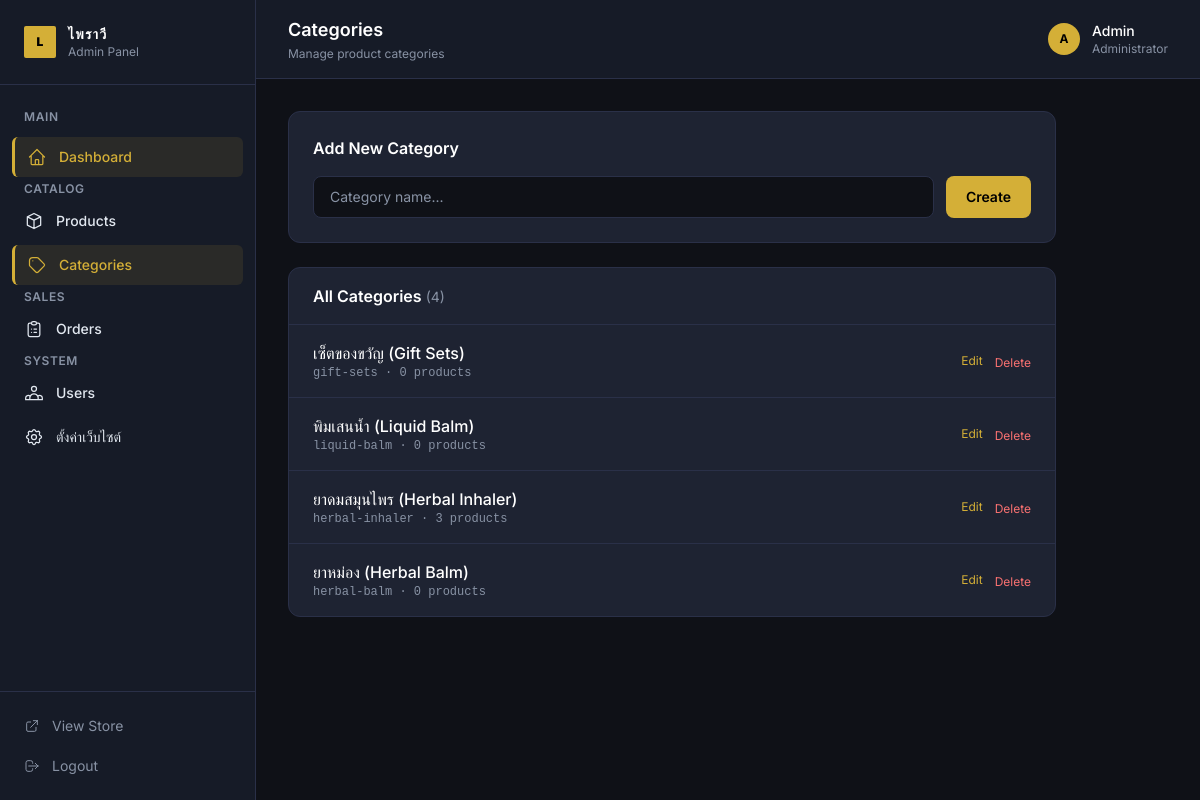
The app's page /admin/categories (signed in) with its own data.
### tables this page shows
CREATE TABLE IF NOT EXISTS categories (
    id INT AUTO_INCREMENT PRIMARY KEY,
    name VARCHAR(255) NOT NULL,
    slug VARCHAR(255) UNIQUE NOT NULL
);

### src/config/database.php (called while the page is built, shortened)
<?php
class Database {
    private static $instance = null;
    private $conn;
    private function __construct() {
        $this->host = getenv('DB_HOST') ?: "sqlXXX.epizy.com";
        $this->db_name = getenv('DB_DATABASE') ?: "epiz_XXXXXXX_lumina";
        $this->username = getenv('DB_USERNAME') ?: "epiz_XXXXXXX";
        $this->password = getenv('DB_PASSWORD') ?: "YOUR_DB_PASSWORD";
        try {
            $dsn = "mysql:host=" . $this->host
                 . ";dbname=" . $this->db_name
                 . ";charset=utf8mb4";
            $this->conn = new PDO($dsn, $this->username, $this->password, [
                PDO::ATTR_ERRMODE            => PDO::ERRMODE_EXCEPTION,
                PDO::ATTR_DEFAULT_FETCH_MODE => PDO::FETCH_ASSOC,
                PDO::ATTR_EMULATE_PREPARES   => false,
            ]);
        } catch (PDOException $exception) {
            error_log("DB Connection error: " . $exception->getMessage());
            die("Database connection failed. Please try again later.");
        }
    }
    public static function getInstance() {
        if (self::$instance === null) {
            self::$instance = new Database();
        }
        return self::$instance;
    }
    public function getConnection() {
        return $this->conn;
    }
}
?>

### src/models/Category.php (called while the page is built, shortened)
<?php
require_once BASE_PATH . '/src/config/database.php';
class Category {
    private $conn;
    private $table_name = "categories";
    public function __construct() {
        $database = Database::getInstance();
        $this->conn = $database->getConnection();
    }
    public function getAll() {
        $stmt = $this->conn->query("SELECT c.*, COUNT(p.id) as product_count
            FROM " . $this->table_name . " c
            LEFT JOIN products p ON p.category_id = c.id
            GROUP BY c.id ORDER BY c.name ASC");
        return $stmt->fetchAll(PDO::FETCH_ASSOC);
    }
}
?>

### src/views/admin/categories/index.php (the view, shortened to what this page needs)
<?php
require_once BASE_PATH . '/src/models/Category.php';
$categoryModel = new Category();
$categories = $categoryModel->getAll();
$admin_title      = 'Categories';
$admin_breadcrumb = 'Manage product categories';
?>
<div class="max-w-3xl">
<div class="bg-admin-card border border-admin-border rounded-xl p-6 mb-6">
    <h3 class="text-white font-semibold mb-4">Add New Category</h3>
    <form method="POST" action="<?= BASE_URL ?>/admin/categories" class="flex gap-3">
        <input type="text" name="name" required placeholder="Category name..."
               class="flex-1 bg-admin-bg border border-admin-border text-admin-text text-sm px-4 py-2.5 rounded-lg focus:outline-none focus:border-admin-accent transition placeholder-admin-muted">
        <button type="submit" id="btn-create-category"
                class="bg-admin-accent text-black px-5 py-2.5 rounded-lg text-sm font-semibold hover:bg-yellow-400 transition flex-shrink-0">
            Create
        </button>
    </form>
</div>
<div class="bg-admin-card border border-admin-border rounded-xl overflow-hidden">
    <div class="px-6 py-4 border-b border-admin-border">
        <h3 class="text-white font-semibold">All Categories <span class="text-admin-muted font-normal text-sm">(<?php echo count($categories); ?>)</span></h3>
    </div>
    <?php if (empty($categories)): ?>
    <div class="px-6 py-12 text-center text-admin-muted text-sm">No categories yet.</div>
    <?php else: ?>
    <div class="divide-y divide-admin-border">
        <?php foreach ($categories as $cat): ?>
        <div class="px-6 py-4 flex items-center justify-between" x-data="{ editing: false }">
            <div x-show="!editing" class="flex items-center space-x-4 flex-1">
                <div>
                    <p class="text-white font-medium"><?php echo htmlspecialchars($cat['name']); ?></p>
                    <p class="text-admin-muted text-xs font-mono"><?php echo htmlspecialchars($cat['slug']); ?> · <?php echo $cat['product_count']; ?> products</p>
                </div>
            </div>
            <div class="flex items-center space-x-3" x-show="!editing">
                <button @click="editing=true" class="text-admin-accent hover:underline text-xs">Edit</button>
                <form method="POST" action="<?= BASE_URL ?>/admin/categories"
                      onsubmit="return confirm('Delete this category? Products will become uncategorized.')">
                    <button type="submit" class="text-red-400 hover:text-red-300 text-xs">Delete</button>
                </form>
            </div>
        </div>
        <?php endforeach; ?>
    </div>
    <?php endif; ?>
</div>
</div>
<?php
$admin_content = ob_get_clean();
require BASE_PATH . '/src/views/admin/layouts/admin_layout.php';
?>

### public/index.php (shortened to what this page needs)
<?php
$request_uri = parse_url($_SERVER['REQUEST_URI'], PHP_URL_PATH);
$request_uri = '/' . ltrim($request_uri, '/');
if ($request_uri === '/' || $request_uri === '/home') {
    require BASE_PATH . '/src/views/home.php';
} elseif ($request_uri === '/products') {
    require BASE_PATH . '/src/views/products/plp.php';
} elseif (preg_match('/^\/product\/([a-zA-Z0-9\-_]+)$/', $request_uri, $matches)) {
    $product_slug = $matches[1];
    require BASE_PATH . '/src/views/products/pdp.php';
} elseif ($request_uri === '/cart') {
    require BASE_PATH . '/src/views/checkout/cart.php';
} elseif ($request_uri === '/checkout/success') {
    require BASE_PATH . '/src/views/checkout/success.php';
} elseif ($request_uri === '/checkout') {
    require BASE_PATH . '/src/views/checkout/checkout.php';
} elseif ($request_uri === '/login') {
    require BASE_PATH . '/src/views/auth/login.php';
} elseif ($request_uri === '/register') {
    require BASE_PATH . '/src/views/auth/register.php';
} elseif ($request_uri === '/logout') {
    session_destroy();
    header("Location: " . BASE_URL . "/");
    exit;
} elseif ($request_uri === '/admin' || $request_uri === '/admin/') {
    require BASE_PATH . '/src/views/admin/dashboard.php';
} elseif ($request_uri === '/admin/products') {
    require BASE_PATH . '/src/views/admin/products/index.php';
} elseif ($request_uri === '/admin/products/create') {
    require BASE_PATH . '/src/views/admin/products/create.php';
} elseif (preg_match('/^\/admin\/products\/(\d+)\/edit$/', $request_uri)) {
    require BASE_PATH . '/src/views/admin/products/edit.php';
} elseif ($request_uri === '/admin/categories') {
    require BASE_PATH . '/src/views/admin/categories/index.php';
} elseif ($request_uri === '/admin/orders') {
    require BASE_PATH . '/src/views/admin/orders/index.php';
} elseif (preg_match('/^\/admin\/orders\/(\d+)$/', $request_uri)) {
    require BASE_PATH . '/src/views/admin/orders/detail.php';
} elseif ($request_uri === '/admin/users') {
    require BASE_PATH . '/src/views/admin/users/index.php';
} elseif ($request_uri === '/admin/settings') {
    require BASE_PATH . '/src/views/admin/settings/index.php';
} else {
    http_response_code(404);
    require BASE_PATH . '/src/views/404.php';
}
?>

### src/views/admin/layouts/admin_layout.php (shortened to what this page needs)
<!DOCTYPE html>
<html lang="th">
<head>
    <script src="https://cdn.tailwindcss.com"></script>
</head>
<body class="bg-admin-bg text-admin-text font-sans">
<?php
$current = parse_url($_SERVER['REQUEST_URI'], PHP_URL_PATH);
function isActive(string $path, string $current): string {
    $base = '<?= BASE_URL ?>';
    $c = str_replace($base, '', $current);
    return (strpos($c, $path) === 0) ? 'active' : '';
}
?>
<div class="flex min-h-screen">
    <aside class="w-64 bg-admin-sidebar border-r border-admin-border flex-shrink-0 flex flex-col fixed h-full z-40">
        <div class="px-6 py-6 border-b border-admin-border">
            <a href="<?= BASE_URL ?>/admin" class="flex items-center space-x-3">
                <div class="w-8 h-8 bg-admin-accent rounded-sm flex items-center justify-center">
                    <span class="text-black font-black text-xs">L</span>
                </div>
                <div>
                    <p class="font-bold text-white tracking-widest text-sm uppercase">ไพราวี</p>
                    <p class="text-admin-muted text-xs">Admin Panel</p>
                </div>
            </a>
        </div>
        <nav class="flex-1 px-3 py-6 space-y-1 overflow-y-auto">
            <p class="text-admin-muted text-xs font-semibold uppercase tracking-wider px-3 mb-3">Main</p>
            <a href="<?= BASE_URL ?>/admin" id="nav-dashboard"
               class="sidebar-link flex items-center space-x-3 px-3 py-2.5 rounded-md text-sm font-medium text-admin-text <?php echo isActive('/admin', $current) && $current === str_replace('<?= BASE_URL ?>', '', $current) ? 'active' : ''; ?>">
                <span>Dashboard</span>
            </a>
            <p class="text-admin-muted text-xs font-semibold uppercase tracking-wider px-3 mt-5 mb-3">Catalog</p>
            <a href="<?= BASE_URL ?>/admin/products" id="nav-products"
               class="sidebar-link flex items-center space-x-3 px-3 py-2.5 rounded-md text-sm font-medium text-admin-text <?php echo isActive('/admin/products', $current); ?>">
                <svg xmlns="http://www.w3.org/2000/svg" class="h-5 w-5 flex-shrink-0" fill="none" viewBox="0 0 24 24" stroke="currentColor">
                    <path stroke-linecap="round" stroke-linejoin="round" stroke-width="1.5" d="M20 7l-8-4-8 4m16 0l-8 4m8-4v10l-8 4m0-10L4 7m8 4v10M4 7v10l8 4" />
                </svg>
                <span>Products</span>
            </a>
            <a href="<?= BASE_URL ?>/admin/categories" id="nav-categories"
               class="sidebar-link flex items-center space-x-3 px-3 py-2.5 rounded-md text-sm font-medium text-admin-text <?php echo isActive('/admin/categories', $current); ?>">
                <span>Categories</span>
            </a>
            <p class="text-admin-muted text-xs font-semibold uppercase tracking-wider px-3 mt-5 mb-3">Sales</p>
            <a href="<?= BASE_URL ?>/admin/orders" id="nav-orders"
               class="sidebar-link flex items-center space-x-3 px-3 py-2.5 rounded-md text-sm font-medium text-admin-text <?php echo isActive('/admin/orders', $current); ?>">
                <span>Orders</span>
            </a>
            <p class="text-admin-muted text-xs font-semibold uppercase tracking-wider px-3 mt-5 mb-3">System</p>
            <a href="<?= BASE_URL ?>/admin/users" id="nav-users"
               class="sidebar-link flex items-center space-x-3 px-3 py-2.5 rounded-md text-sm font-medium text-admin-text <?php echo isActive('/admin/users', $current); ?>">
                <span>Users</span>
            </a>
            <a href="<?= BASE_URL ?>/admin/settings" id="nav-settings"
               class="sidebar-link flex items-center space-x-3 px-3 py-2.5 rounded-md text-sm font-medium text-admin-text <?php echo isActive('/admin/settings', $current); ?>">
                <span>ตั้งค่าเว็บไซต์</span>
            </a>
        </nav>
        <div class="px-3 py-4 border-t border-admin-border space-y-1">
            <a href="<?= BASE_URL ?>/" target="_blank"
               class="sidebar-link flex items-center space-x-3 px-3 py-2 rounded-md text-sm text-admin-muted">
                <svg xmlns="http://www.w3.org/2000/svg" class="h-4 w-4" fill="none" viewBox="0 0 24 24" stroke="currentColor">
                    <path stroke-linecap="round" stroke-linejoin="round" stroke-width="1.5" d="M10 6H6a2 2 0 00-2 2v10a2 2 0 002 2h10a2 2 0 002-2v-4M14 4h6m0 0v6m0-6L10 14" />
                </svg>
                <span>View Store</span>
            </a>
            <a href="<?= BASE_URL ?>/logout"
               class="sidebar-link flex items-center space-x-3 px-3 py-2 rounded-md text-sm text-admin-muted">
                <svg xmlns="http://www.w3.org/2000/svg" class="h-4 w-4" fill="none" viewBox="0 0 24 24" stroke="currentColor">
                    <path stroke-linecap="round" stroke-linejoin="round" stroke-width="1.5" d="M17 16l4-4m0 0l-4-4m4 4H7m6 4v1a3 3 0 01-3 3H6a3 3 0 01-3-3V7a3 3 0 013-3h4a3 3 0 013 3v1" />
                </svg>
                <span>Logout</span>
            </a>
        </div>
    </aside>
    <div class="ml-64 flex-1 flex flex-col min-h-screen">
        <header class="bg-admin-sidebar border-b border-admin-border px-8 py-4 flex items-center justify-between sticky top-0 z-30">
            <div>
                <h1 class="text-white font-semibold text-lg"><?php echo isset($admin_title) ? htmlspecialchars($admin_title) : 'Dashboard'; ?></h1>
                <?php if (isset($admin_breadcrumb)): ?>
                <p class="text-admin-muted text-xs mt-0.5"><?php echo $admin_breadcrumb; ?></p>
                <?php endif; ?>
            </div>
            <div class="flex items-center space-x-4">
                <div class="flex items-center space-x-3">
                    <div class="w-8 h-8 bg-admin-accent rounded-full flex items-center justify-center">
                        <span class="text-black font-bold text-xs"><?php echo strtoupper(substr($_SESSION['user_name'] ?? 'A', 0, 1)); ?></span>
                    </div>
                    <div class="hidden md:block">
                        <p class="text-sm font-medium text-white"><?php echo htmlspecialchars($_SESSION['user_name'] ?? ''); ?></p>
                        <p class="text-xs text-admin-muted">Administrator</p>
                    </div>
                </div>
            </div>
        </header>
        <main class="flex-1 p-8">
            <?php echo $admin_content ?? ''; ?>
        </main>
    </div>
</div>
</body>
</html>

### src/views/admin/layouts/admin_layout.php (style rules this page uses)
body { -webkit-font-smoothing: antialiased; }
.sidebar-link { transition: background 0.18s, color 0.18s; }
.sidebar-link:hover, .sidebar-link.active { background: rgba(212, 175, 55, 0.1); color: #d4af37; }
.sidebar-link.active { border-left: 3px solid #d4af37; }

### records on screen
categories: name "เซ็ตของขวัญ (Gift Sets)", slug "gift-sets", product_count "0"
categories: name "พิมเสนน้ำ (Liquid Balm)", slug "liquid-balm", product_count "0"
categories: name "ยาดมสมุนไพร (Herbal Inhaler)", slug "herbal-inhaler", product_count "3"
categories: name "ยาหม่อง (Herbal Balm)", slug "herbal-balm", product_count "0"

### other values on screen
$admin_title "Categories"
$admin_breadcrumb "Manage product categories"
substr($_SESSION['user_name'] ?? 'A', 0, 1) "A"
$_SESSION['user_name'] "Admin"
count($categories) "4"
